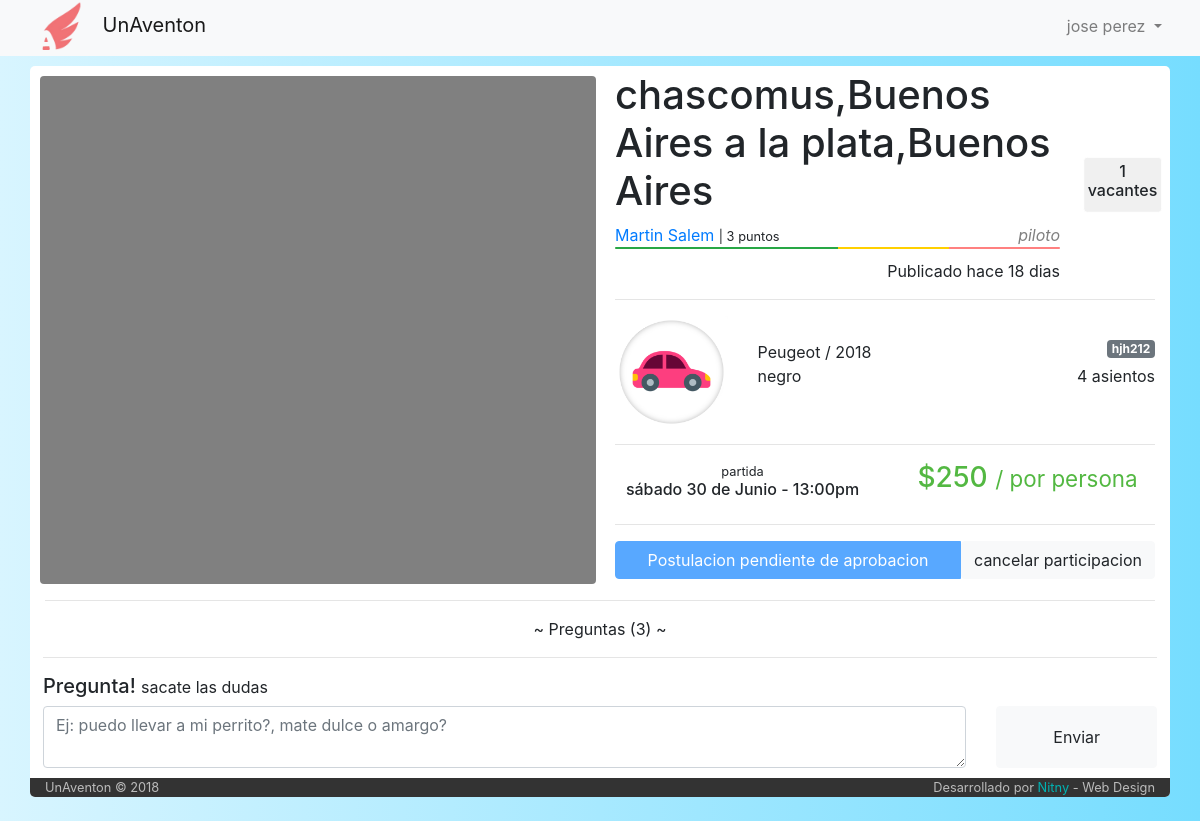
The app's page /viaje/50 (signed in), older data.
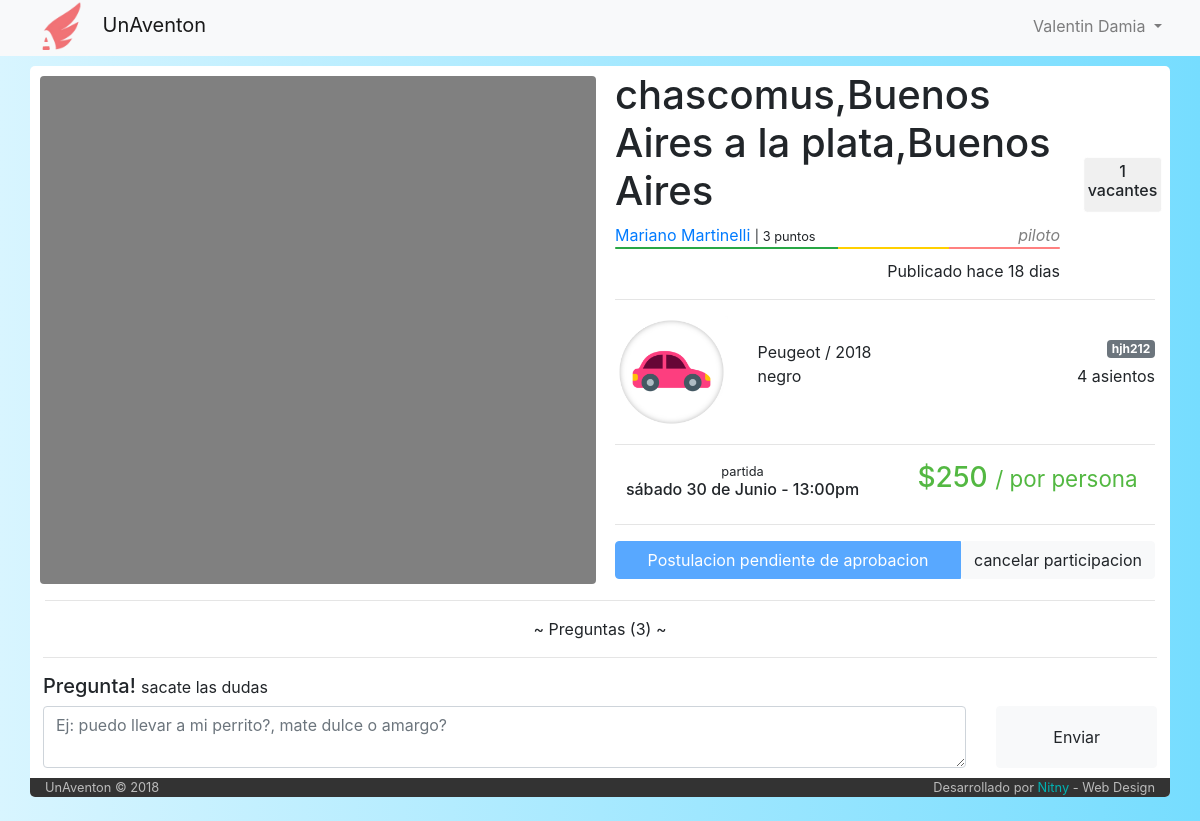
The same page, newer data.
### tables this page shows
CREATE TABLE `viaje` (
  `idViaje` int(6) NOT NULL,
  `idPiloto` int(6) NOT NULL,
  `idVehiculo` int(6) NOT NULL,
  `fecha_publicacion` datetime NOT NULL,
  `fecha_partida` datetime NOT NULL,
  `tiempo_estimado` int(11) NOT NULL DEFAULT '30',
  `origen` varchar(60) NOT NULL,
  `destino` varchar(60) NOT NULL,
  `asientos_disponibles` int(2) NOT NULL,
  `costo` int(7) NOT NULL,
  `estado` int(1) NOT NULL DEFAULT '1',
  `tipo` varchar(50) NOT NULL DEFAULT 'unico'
);

CREATE TABLE `usuario` (
  `idUser` int(6) NOT NULL,
  `email` varchar(50) NOT NULL,
  `clave` varchar(50) NOT NULL,
  `nombre` varchar(50) NOT NULL,
  `apellido` varchar(50) NOT NULL,
  `admin` int(1) NOT NULL DEFAULT '0'
);

CREATE TABLE `tipo_vehiculo` (
  `idTipo` int(1) NOT NULL,
  `icono` varchar(140) DEFAULT NULL,
  `tipo` varchar(11) NOT NULL
);

CREATE TABLE `vehiculo` (
  `idVehiculo` int(6) NOT NULL,
  `idPropietario` int(6) NOT NULL,
  `cant_asientos` int(2) NOT NULL,
  `modelo` varchar(30) NOT NULL,
  `marca` varchar(30) NOT NULL,
  `color` varchar(20) NOT NULL,
  `patente` varchar(10) NOT NULL COMMENT 'puede ser patente extrangera',
  `tipo` int(1) DEFAULT NULL,
  `eliminado` tinyint(1) NOT NULL DEFAULT '0'
);

### index.php (called while the page is built, shortened)
<?php
	include ('core/helpers.php');
	include ('php/inicio_body.php');
	$router = new Router;
	$vars = $router->get_variables();
	render($vars);
	include ('php/cierre_body.php');

### controller/viaje.php (the view, shortened to what the changed rows need)
<?php
	function render($vars = [])
	{
		if (!isset($vars[1])){
			$vars[1] = "coso";
		}
    include('php/conexion.php');
    $viaje=mysqli_query($conexion,"SELECT *
                                   from viaje
                                   inner join vehiculo on viaje.idVehiculo=vehiculo.idVehiculo
                                   inner join tipo_vehiculo on vehiculo.tipo=tipo_vehiculo.idTipo
                                   inner join usuario on viaje.idPiloto=usuario.idUser
                                   where idViaje = '$vars[0]'")
                                   or die ("problemas con el select de viaje".mysqli_error($conexion));
    $viaje=mysqli_fetch_array($viaje);
			?>
			<?php
		if ($viaje['estado'] == 2){
			echo "<center> <b> este viaje fue cancelado por su piloto </b> </center>";
		}
		elseif ($viaje['estado'] == 3){
			echo "<center> <b> este viaje ya termino </b> </center>";
		}
		else{
		$contador_participaciones=mysqli_query($conexion,"SELECT *
																										from participacion
																										where estado=2 and idViaje=$viaje[idViaje]")
																										or die ("problemas en el contador de asientos disponibles");
		$contador_participaciones = $viaje['asientos_disponibles'] - mysqli_num_rows($contador_participaciones);
    ?>
    <div class="row" style="padding: 5px 0px;">
      <div class="col-md-6" style="">
		<div id="map" style="border-radius: 4px; margin-top: 5px; margin-left: -5px"></div>
      </div>
      <div class="col-md-6">
				<div class="row" style="min-height: 130px">
					<div class="col-md-10 col-sm-12">
						<h1><?php echo $viaje['origen'] ?> a <?php echo $viaje['destino']; ?></h1>
						<?php
							if((isset($_SESSION['userId'])) and ($viaje['idPiloto'] == $_SESSION['userId']))
							{
								include 'php/modificar_viaje_vista.php';
								echo '<a href="" data-toggle="modal" data-target="#ModViaje">Modificar el Viaje</a>';
							}
							else{
								echo '<a href="/usuario/'.$viaje['idPiloto'].'"> '.$viaje["nombre"].' '.$viaje["apellido"].'</a> <small>| '.calificacion($viaje['idPiloto']).' puntos</small> <i style="color: grey" class="float-right">piloto</i>';
								$calificaciones = calificacion_grafica_simple($viaje['idPiloto']);
								echo "<div class='progress' style='height: 2px; width: 100%; margin-bottom: 10px'>
												<div class='progress-bar bg-success' role='progressbar' style='width: ".$calificaciones['porcentaje_pos']."%;' aria-valuenow='25' aria-valuemin='0' aria-valuemax='100'></div>
												<div class='progress-bar bg-warning' role='progressbar' style='width: ".$calificaciones['porcentaje_neu']."%; background-color: #ffd000!important' aria-valuenow='25' aria-valuemin='0' aria-valuemax='100'></div>
												<div class='progress-bar bg-danger' role='progressbar' style='width: ".$calificaciones['porcentaje_neg']."%; background-color: #ff8080!important' aria-valuenow='25' aria-valuemin='0' aria-valuemax='100'></div>
											</div>";
							}
						?>
						<span class="float-right" title="<?php echo $viaje['fecha_publicacion'] ?>">Publicado <?php echo dias_transcurridos($viaje['fecha_publicacion'],'publicacion');?>
						</span>
					</div>
					<div class="col-md-2">
						<div class="contenedorUno centrado" style="border: 1px solid #fff; border-radius: 4px; padding: 4px 4px; background-color: #f0f0f0; margin-top: 8px">
							<h6 class="" style="text-align:center"><?php if($contador_participaciones>0){echo $contador_participaciones;}else{echo "sin";}; ?><br>vacantes</h6>
						</div>
					</div>
				</div>
        <hr>
        <div class="row">
          <div class="col-md-3">
            <img src="<?php echo $viaje['icono']; ?>" alt="" class="img-fluid">
          </div>
          <div class="col-md-9">
            <br>
            <span><?php echo $viaje['marca']." / ".$viaje['modelo'] ?></span> <span class="badge badge-secondary float-right"><?php echo $viaje['patente'] ?></span> <br>
            <span><?php echo $viaje['color'] ?></span> <span class="float-right"><?php echo $viaje['cant_asientos'] ?> asientos</span>
          </div>
        </div>
        <hr>
				<div class="row">
					<div class="col-md-6">
									<h6 class="" style="text-align: center">
											<small>partida</small> <br>
											<?php echo date_toString($viaje['fecha_partida'],"n");?>
									</h6>
					</div>
					<div class="col-md-6">
						<h3 style="text-align: center; color: #53b842">$<?php echo round($viaje['costo']/($viaje['asientos_disponibles']+1)); ?> <small> / por persona</small></h3>
					</div>
				</div>
				<hr>
				<form action="/viaje/<?php echo "$vars[0]/$vars[1]" ?>" method="post">
				<?php
				if (!isset($_SESSION['userId'])) {
					echo '<a class="btn btn-outline-secondary" href="../../login" style="width:100%">Tenes que estar logeado para poder participar</a>';
				}
				elseif ($_SESSION['userId'] != $viaje['idPiloto']) {
				echo '<div class="btn-group" role="group" aria-label="..." style="width: 100%">';
				$participacion=mysqli_query($conexion,"SELECT *
																							 from participacion
																							 where idViaje='$viaje[idViaje]' and idUsuario='$_SESSION[userId]'
																							 order by idParticipacion ASC")
																							 or die ("error participacion".mysqli_error($conexion));
				$participacion=mysqli_fetch_array($participacion);
				switch ($participacion['estado']) {
					case 1:
						echo '<button type="" class="btn btn-primary" style="width:100%" disabled>Postulacion pendiente de aprobacion</button>';
						break;
					}
			?>
			</form>
			<?php
				if (($participacion['estado'] == 2) || ($participacion['estado']==1)) {
					echo '<center>
										<form action="/viaje/'.$vars[0].'/'.$vars[1] . '" method="post">
													<input type="hidden" name="idParticipacion" value="'.$participacion['idParticipacion'].'">
													<input type="hidden" name="baja_participacion" value="'.$vars[0].'">
													<input type="hidden" name="estado" value="'.$participacion['estado'].'">';
													if ($participacion['estado'] == 2){
													echo '
													<button type="button" class="btn btn-light"  data-toggle="modal" data-target="#modalAlertCancelarPostulacion">cancelar participacion</button>
													<div class="modal fade" id="modalAlertCancelarPostulacion" tabindex="-1" role="dialog" aria-labelledby="exampleModalCenterTitle" aria-hidden="true">
													  <div class="modal-dialog modal-dialog-centered" role="document">
													    <div class="modal-content">
													      <div class="modal-header">
													        <h5 class="modal-title" id="exampleModalCenterTitle">Cuidado</h5>
													        <button type="button" class="close" data-dismiss="modal" aria-label="Close">
													          <span aria-hidden="true">&times;</span>
													        </button>
													      </div>
													      <div class="modal-body">
																	Tu postulacion ya fue aprobada, si solicitas la baja de este viaje se restara 1 punto de tu calificacion.<br> Estas seguro de querer cancelar tu postulacion?
													      </div>
													      <div class="modal-footer">
													        <button type="button" class="btn btn-secondary btn-sm" data-dismiss="modal">Volver atras</button>
													        <button type="submit" class="btn btn-warning btn-sm">Si, cancelar</button>
													      </div>
													    </div>
													  </div>
													</div>';
													}
													else{
														echo '<button type="submit" class="btn btn-light"  data-dismiss="modalAlertCancelarPostulacion" aria-label="cancelar postulacion">cancelar participacion</button>';
													}
									echo '</form>
								</center>';
				}
				elseif ($participacion['estado'] == 3){
						echo '<form action="/viaje/'.$vars[0].'/'.$vars[1] .'" method="post">
												<input type="hidden" name="carga_participacion" value="'.$vars[0].'">';
						echo '<center><button type="submit" class="btn btn-light">Volver a postularme</button></center>';
						echo '</form>';
				}
				echo "</div>";
			}
			?>
      </div>
    </div>
		<hr>
		<div class="row">
			<?php
			$preguntas = mysqli_query($conexion,"SELECT *
																						from pregunta
																						inner join usuario on pregunta.idPreguntante=usuario.idUser
																						where idViaje = '$viaje[idViaje]' order by fecha DESC");
			 ?>
			<div class="col-md-12" style="padding: 0px 13px">
				<center><span id="botonPreguntas" style="cursor: pointer"> ~ Preguntas <span id="detallePreguntas">(<?php echo mysqli_num_rows($preguntas); ?>)</span> ~ </span></center>
					<?php
					if(isset($_SESSION['userId'])){
						if ($viaje['idPiloto']!=$_SESSION['userId']){?>
				 <hr>
				 <h5>Pregunta! <small>sacate las dudas</small> </h5>
				 <form action="<?php echo "/viaje/$vars[0]/$vars[1]"?>" method="post">
 				<div class="row">
 					<div class="col-md-10">
 						<textarea class="form-control" name="pregunta" cols="80" style="width: 100%; min-height: 50px" placeholder="Ej: puedo llevar a mi perrito?, mate dulce o amargo?"></textarea>
 					</div>
 					<div class="col-md-2">
 						<button type="submit" name="preguntar" class="btn btn-light" style="width:100%; height: 100%">Enviar</button>
 					</div>
 				</div>
				 </form>
			<?php }
			} ?>
			</div>
		</div>
		<div class="row" style="height: 10px">
		</div>
    <?php
		}
  }

### php/navbar.php (shortened to what the changed rows need)
<nav class="navbar navbar-expand-lg navbar-light bg-light">
  <div class="container" style="background-color:rgba(0, 0, 0, 0.0); margin-top: -3px; padding: 0 0; box-shadow: 0 0 0 #fff">
  <div class="collapse navbar-collapse" id="navbarSupportedContent">
      <?php
      if(isset($_SESSION['nombre'])){
        ?>
        <ul class='navbar-nav float-right'>
            <li class="nav-item dropdown">
                <a class="nav-link dropdown-toggle" href="#" id="navbarDropdown" role="button" data-toggle="dropdown" aria-haspopup="true" aria-expanded="false">
                  <?php echo $_SESSION['nombre']." ".$_SESSION['apellido']; ?>
                </a>
            </li>
        </ul>
        <?php
      }
      ?>
  </div>
</div>
</nav>

Row changes from the older to the newer data that the page shows:
changed through a linked row, viaje "chascomus,Buenos Aires": usuario.nombre "Martin" → "Mariano"; usuario.apellido "Salem" → "Martinelli"
Text that changed along with them:
$_SESSION['nombre']: "jose" → "Valentin"
$_SESSION['apellido']: "perez" → "Damia"
